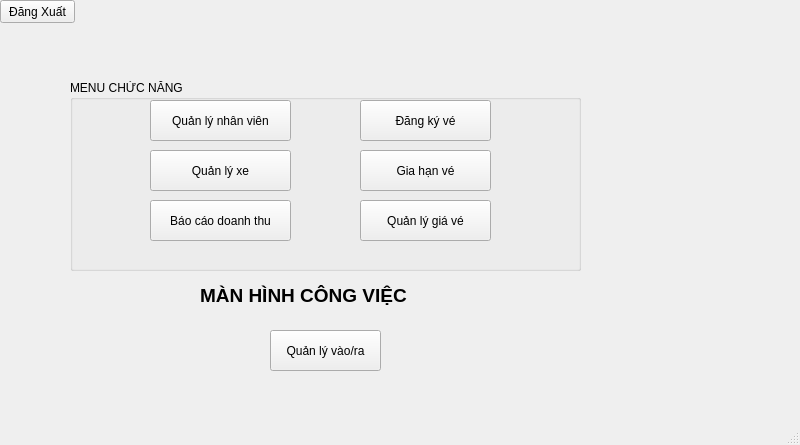
<?xml version="1.0" encoding="UTF-8"?>
<ui version="4.0">
 <class>MainWindow</class>
 <widget class="QMainWindow" name="MainWindow">
  <property name="geometry">
   <rect>
    <x>0</x>
    <y>0</y>
    <width>800</width>
    <height>445</height>
   </rect>
  </property>
  <property name="windowTitle">
   <string>MainWindow</string>
  </property>
  <widget class="QWidget" name="centralwidget">
   <widget class="QPushButton" name="btnDangXuat">
    <property name="geometry">
     <rect>
      <x>0</x>
      <y>0</y>
      <width>75</width>
      <height>23</height>
     </rect>
    </property>
    <property name="text">
     <string>Đăng Xuất</string>
    </property>
   </widget>
   <widget class="QLabel" name="lblTenNhanVien">
    <property name="geometry">
     <rect>
      <x>260</x>
      <y>0</y>
      <width>231</width>
      <height>21</height>
     </rect>
    </property>
    <property name="font">
     <font>
      <pointsize>12</pointsize>
     </font>
    </property>
    <property name="text">
     <string/>
    </property>
   </widget>
   <widget class="QGroupBox" name="groupBox">
    <property name="geometry">
     <rect>
      <x>70</x>
      <y>80</y>
      <width>511</width>
      <height>191</height>
     </rect>
    </property>
    <property name="title">
     <string>MENU CHỨC NĂNG </string>
    </property>
    <widget class="QPushButton" name="btnQuanLyNhanVien">
     <property name="geometry">
      <rect>
       <x>80</x>
       <y>20</y>
       <width>141</width>
       <height>41</height>
      </rect>
     </property>
     <property name="text">
      <string>Quản lý nhân viên</string>
     </property>
    </widget>
    <widget class="QPushButton" name="btnQuanLyXe">
     <property name="geometry">
      <rect>
       <x>80</x>
       <y>70</y>
       <width>141</width>
       <height>41</height>
      </rect>
     </property>
     <property name="text">
      <string>Quản lý xe</string>
     </property>
    </widget>
    <widget class="QPushButton" name="btnDangKiVe">
     <property name="geometry">
      <rect>
       <x>290</x>
       <y>20</y>
       <width>131</width>
       <height>41</height>
      </rect>
     </property>
     <property name="text">
      <string>Đăng ký vé</string>
     </property>
    </widget>
    <widget class="QPushButton" name="btnGiaHanVe">
     <property name="geometry">
      <rect>
       <x>290</x>
       <y>70</y>
       <width>131</width>
       <height>41</height>
      </rect>
     </property>
     <property name="text">
      <string>Gia hạn vé</string>
     </property>
    </widget>
    <widget class="QPushButton" name="btnQuanLyVe">
     <property name="geometry">
      <rect>
       <x>290</x>
       <y>120</y>
       <width>131</width>
       <height>41</height>
      </rect>
     </property>
     <property name="text">
      <string>Quản lý giá vé</string>
     </property>
    </widget>
    <widget class="QPushButton" name="btnBaoCaoDoanhThu">
     <property name="geometry">
      <rect>
       <x>80</x>
       <y>120</y>
       <width>141</width>
       <height>41</height>
      </rect>
     </property>
     <property name="text">
      <string>Báo cáo doanh thu</string>
     </property>
    </widget>
   </widget>
   <widget class="QPushButton" name="btnQuanLyVaoRa">
    <property name="geometry">
     <rect>
      <x>270</x>
      <y>330</y>
      <width>111</width>
      <height>41</height>
     </rect>
    </property>
    <property name="text">
     <string>Quản lý vào/ra</string>
    </property>
   </widget>
   <widget class="QLabel" name="label">
    <property name="geometry">
     <rect>
      <x>200</x>
      <y>270</y>
      <width>321</width>
      <height>51</height>
     </rect>
    </property>
    <property name="font">
     <font>
      <pointsize>14</pointsize>
      <weight>75</weight>
      <bold>true</bold>
     </font>
    </property>
    <property name="text">
     <string>MÀN HÌNH CÔNG VIỆC</string>
    </property>
   </widget>
  </widget>
  <widget class="QStatusBar" name="statusbar"/>
 </widget>
 <resources/>
 <connections/>
</ui>
